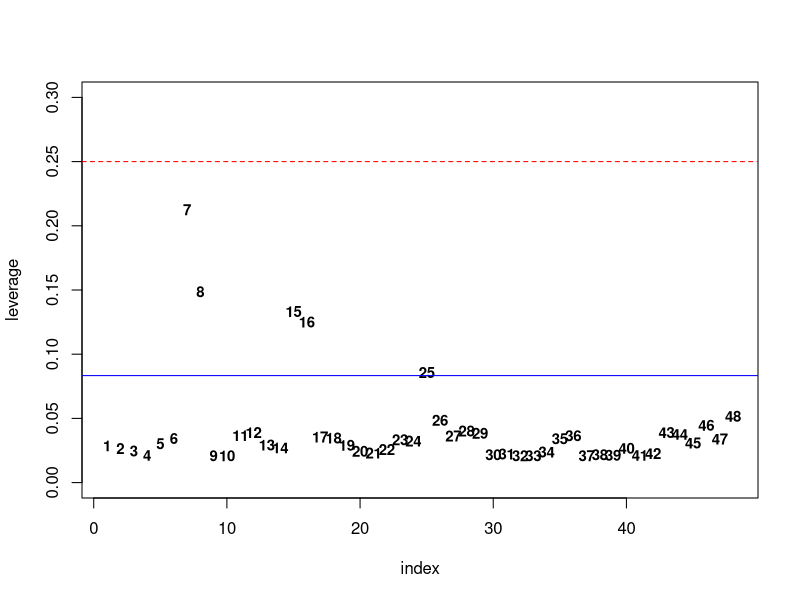
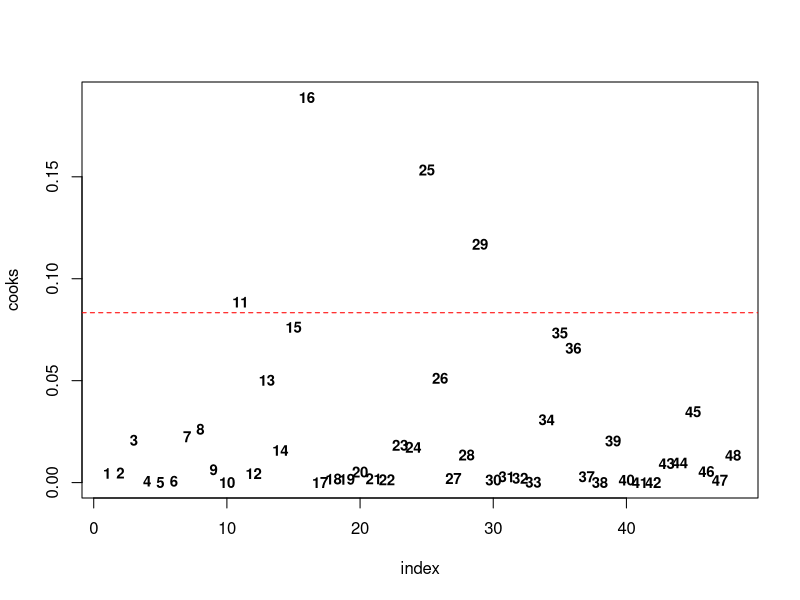
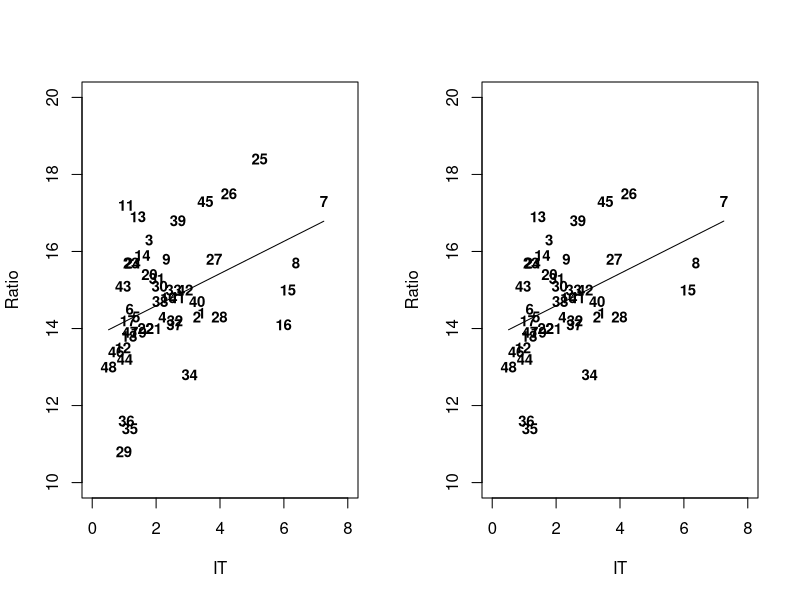
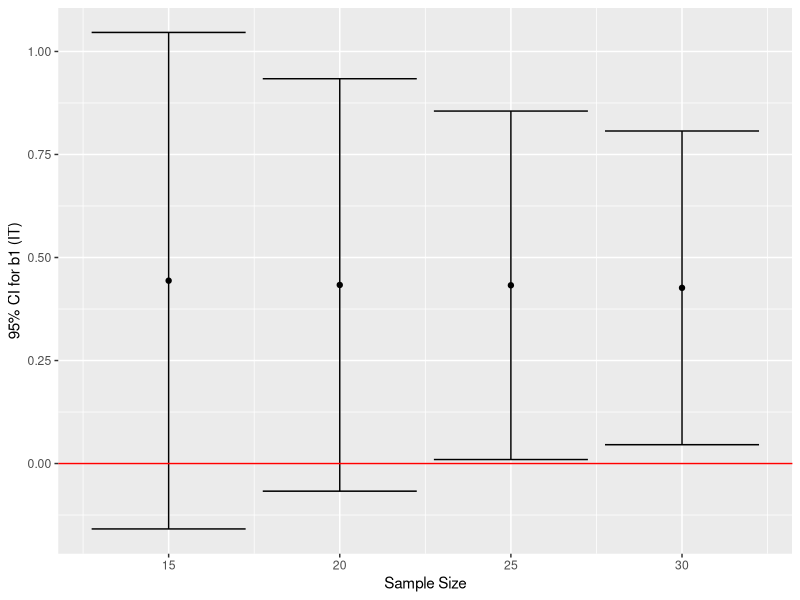
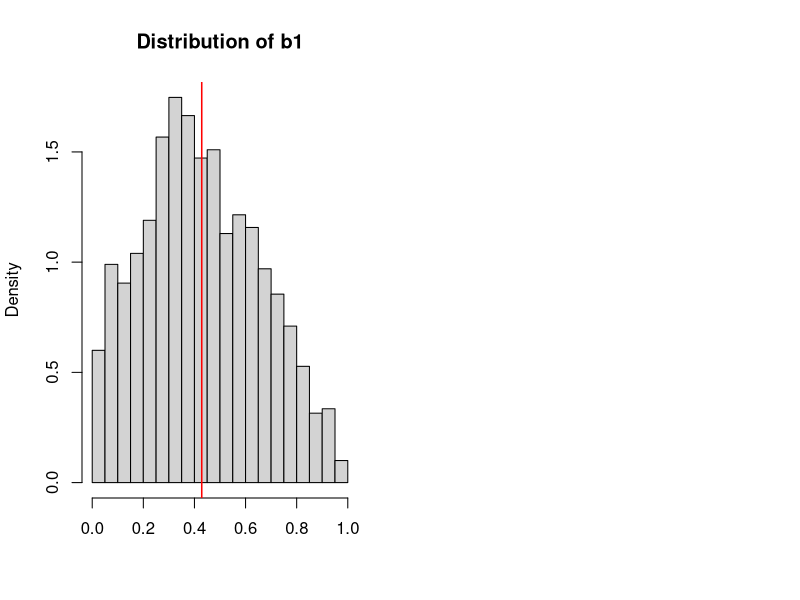

Write the R code that produced these figures, in order.
## ---- chunk 1
library(tidyverse)
library(data.table)
library(boot)
library(MASS)
knitr::opts_chunk$set(fig.width=6, fig.height=3, 
                      warning=FALSE, message=FALSE)
options(digits=4)
## ---- chunk 2
df = read.csv("./data/bee_data.csv") # load the data
df$Ratio = 100 * df$Ratio # scale response by 100 to avoid small decimals
## ---- chunk 3
mod = glm(formula=Ratio ~ IT, family="gaussian", data=df) # fit simple OLS model
summary(mod)
## ---- chunk 4
lev = hatvalues(mod) # compute leverages

n = nrow(df)
p = 3
dat = data.frame(index=seq(length(lev)), leverage=lev)
plot(leverage~index, col="white", data=dat, pch=NULL, ylim=c(0, 0.3))
text(leverage~index, labels=index, data=dat, cex=0.9, font=2)
abline(h=(p+1)/n, col="blue")
abline(h=3*(p+1)/n, col="red", lty=2)
## ---- chunk 5
d = cooks.distance(mod) # compute Cook's distance measure

dat2 = data.frame(index=seq(length(d)), cooks=d)
plot(cooks~index, col="white", data=dat2, pch=NULL)
text(cooks~index, labels=index, data=dat2, cex=0.9, font=2)
abline(h=4/n, col="red", lty=2)
## ---- chunk 6
mod2 = glm(formula=Ratio ~ IT, family="gaussian", data=df[-c(11, 16, 25, 29), ])
summary(mod2) # simple OLS fit to data without outliers
## ---- chunk 7
par(mfrow=c(1, 2))
{
  {
    plot(Ratio~IT, data=df, col="white", pch=NULL,
         xlim=c(0, 8), ylim=c(10, 20))
    text(Ratio~IT, labels=rownames(df), data=df, 
         cex=0.9, font=2)
    lines(x=df$IT, y=predict(mod, df))
  }
  {
    plot(Ratio~IT, data=df[-c(11, 16, 25, 29), ], col="white", pch=NULL,
         xlim=c(0, 8), ylim=c(10, 20))
    text(Ratio~IT, labels=rownames(df[-c(11, 16, 25, 29), ]), data=df[-c(11, 16, 25, 29), ], 
         cex=0.9, font=2)
    lines(x=df[-c(11, 16, 25, 29), ]$IT, y=predict(mod2, df[-c(11, 16, 25, 29), ]))
  }
}
## ---- chunk 8
print(paste0("mod R2: ", round(1 - mod$deviance/mod$null.deviance, 3)))
print(paste0("mod2 R2: ", round(1 - mod2$deviance/mod2$null.deviance, 3)))
## ---- chunk 9
boot_sim = function(nboot=10000, bootsizes=c(15, 20, 25, 30)) {
  container = list()
  j = 1
  for(bootsize in bootsizes) {
    b0_estimates = vector(mode="numeric", length=nboot)
    b1_estimates = vector(mode="numeric", length=nboot)
    for(i in seq(nboot)) {
      bdat = df[sample(nrow(df), size=bootsize, replace=TRUE), ]
      bfit = update(mod, data=bdat) # update model with new sample
      b0_estimates[i] = coef(bfit)[[1]]
      b1_estimates[i] = coef(bfit)[[2]]
    }
    results = list(size=bootsize, 
                   b0_mu=mean(b0_estimates), b0_se=sd(b0_estimates), 
                   b1_mu=mean(b1_estimates), b1_se=sd(b1_estimates))
    container[[j]] = results
    j = j+1
  }
  container = rbindlist(container)
  return(container)
}

data = boot_sim() # generate simulated data
## ---- chunk 10
p = ggplot(data, aes(size, b1_mu)) +
  geom_point() +
  geom_errorbar(aes(ymin=b1_mu-1.96*b1_se, ymax=b1_mu+1.96*b1_se)) +
  geom_hline(yintercept=0, col="red") +
  labs(y="95% CI for b1 (IT)", x="Sample Size")

p
## ---- chunk 11
prior_probability = function(beta) {
  a = beta[1]
  b = beta[2]
  a_prior = dunif(a, min=0, max=30) # naively assume uniform prior
  b_prior = dunif(b, min=0, max=1)
  return(log(a_prior)+log(b_prior))
}

likelihood_probability = function(beta, x, y) {
  a = beta[1]
  b = beta[2]
  y_predict = a+b*x
  single_likelihoods = dnorm(x=y, mean=y_predict, sd=3.0)
  return(sum(log(single_likelihoods)))
}

posterior_probability = function(beta, x, y) {
  return( likelihood_probability(beta, x, y) + prior_probability(beta) )
}

proposal_function = function(beta) {
  a = beta[1]
  b = beta[2]
  a_new = rnorm(n=1, mean=a, sd=0.5)
  b_new = rnorm(n=1, mean=b, sd=0.5)
  beta_new = c(a_new, b_new)
  return(beta_new)
}

mcmc_sim = function(x, y, n=10000) {
  container = data.frame(b0=vector(mode="numeric", length=n),
                         b1=vector(mode="numeric", length=n))
  beta_0 = c(0.5, 0.5)
  container[1, ] = beta_0
  
  for(step in 2:n) {
    beta_old = as.numeric(container[step-1, ])
    beta_proposal = proposal_function(beta_old)
    
    prob = exp(posterior_probability(beta_proposal, x, y) -
                 posterior_probability(beta_old, x, y))
    
    u = runif(n=1, min=0, max=1)
    
    if(is.na(u < prob)) {
      container[step, ] = beta_old
    }
    else {
      if(u < prob) {
        container[step, ] = beta_proposal # MC transition to new state
      }
      else {
        container[step, ] = beta_old # MC stays in old state
      }
    }
  }
  return(container)
}

data2 = mcmc_sim(x=df$IT, y=df$Ratio, n=10000) # generate simulated data
## ---- chunk 12
burn_in = 2000
beta_posterior = data2[burn_in:nrow(data2), ]
print(paste0("b0 estimate: ", round(mean(beta_posterior$b0), 3), 
             "; b1 estimate: ",
             round(mean(beta_posterior$b1), 3)))
## ---- chunk 13
{
  hist(beta_posterior$b1, breaks=30, freq=FALSE, xlab="", 
       main=paste0("Distribution of b1"))
  abline(v=mean(beta_posterior$b1), col="red", lwd=1.5)
}
